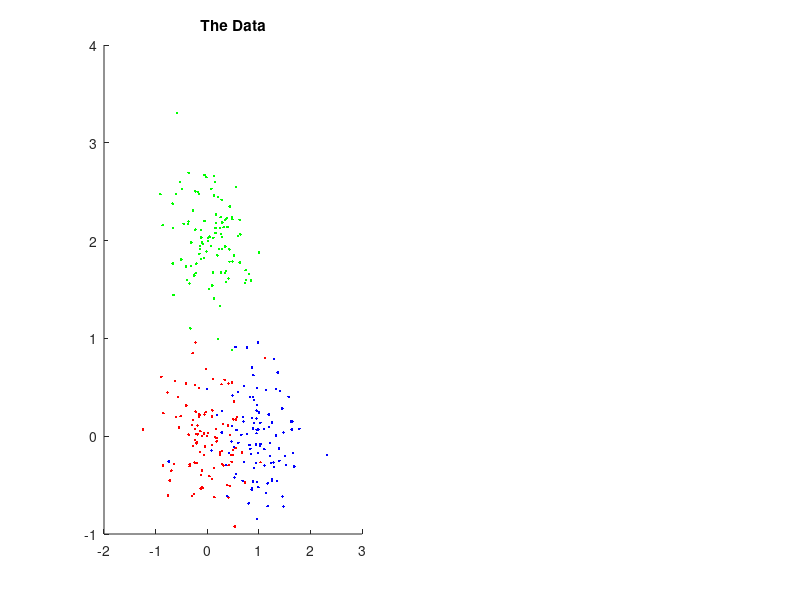

The MATLAB source for this figure: (Note: this script raises an error after producing the figure.)
m1 = [0 0];
m2 = [0 2];
m3 = [1 0];

Sig = .4*eye(2);

d = Sig*randn(2,100)+repmat(m1',1,100);
e = Sig*randn(2,100)+repmat(m2',1,100);
f = Sig*randn(2,100)+repmat(m3',1,100);
fv = struct;
fv.x = [d e f];
fv.y = [(1:300)<101;((1:300)>100) == ((1:300)<201);(1:300)>200];
figure(1);clf;subplot(1,2,1);hold on;
cols = {'r','g','b'};
for ii = 1:3
  plot(fv.x(1,find(fv.y(ii,:))),fv.x(2,find(fv.y(ii,:))),['.' cols{ii}]);
end
title('The Data');  


for ii = 1:3
  fv_ii = copyStruct(fv,'y');
  ind = find((1:3)~=ii);
  fv_ii.y(2,:) = fv.y(ii,:);
  fv_ii.y(1,:) = sum(fv.y(ind,:),1);
  C_ii = trainClassifier(fv_ii,'LDA');
  out = applyClassifier(fv_ii,'LDA',C_ii);
  [A,B] = sigmoid_training(out,fv_ii.y);
  subplot(4,2,2*ii);
  plot((sigmoid_function(out,A,B)),cols{ii});
  store_out(ii,:) = sigmoid_function(out,A,B);
  title(['p(y=' cols{ii} ')']);
end
subplot(4,2,8);
hold on;
for ii = 1:3
  ind = find((1:3)~=ii);
  ma_ind = find(store_out(ii,:)>max(store_out(ind(1),:),store_out(ind(2),:)));
  plot(ma_ind,store_out(ii,ma_ind),['x' cols{ii}]);
end
title('Winner takes all');